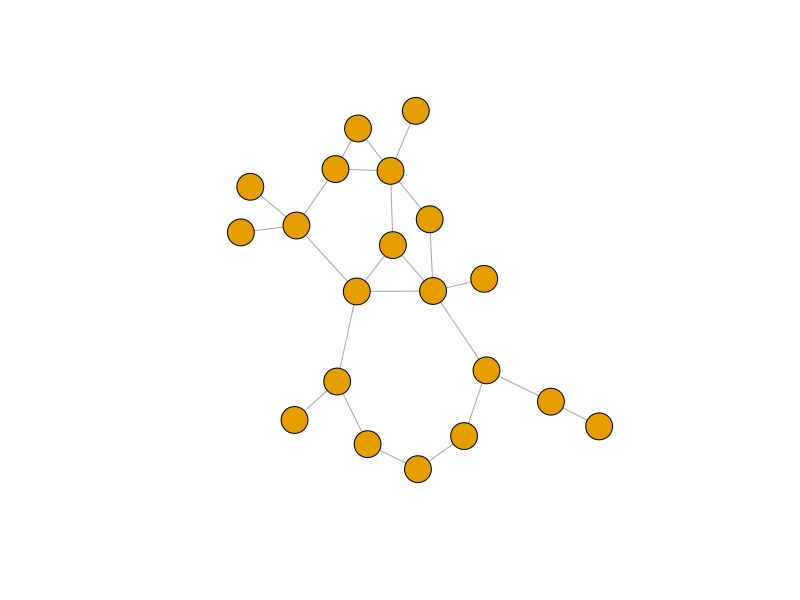
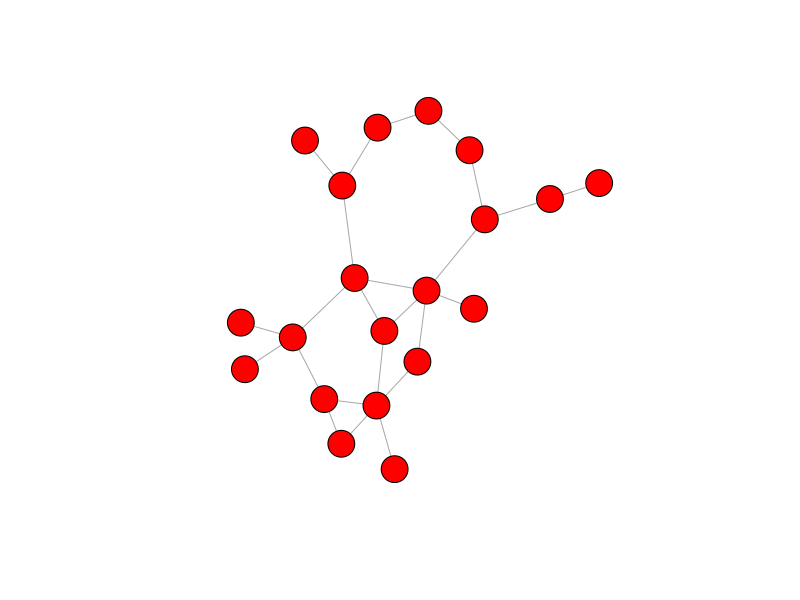

R code for these plots, in order:
# Test R and GitHub

library(igraph)
a <- random.graph.game(20, 0.1)
plot(a, layout=layout.fruchterman.reingold, vertex.label=NA)
plot(a, layout=layout.fruchterman.reingold, vertex.label=NA, vertex.color="red")